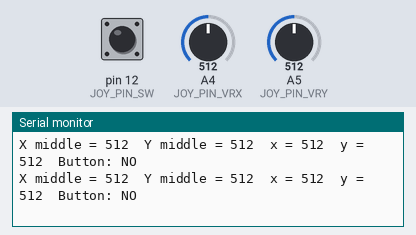
Simulated run of this sketch. Board: Arduino Uno, built with avr-gcc and run on an emulated ATmega328P. Shown: the last lines printed to the serial monitor. The test bench sets the inputs (shaded band); at power-on: A4 (JOY_PIN_VRX) = 512, A5 (JOY_PIN_VRY) = 512, pin 12 (JOY_PIN_SW) HIGH.

Above: at 1.2 s.
1.3 s: A4 (JOY_PIN_VRX) set to 110
At 1.37 s:
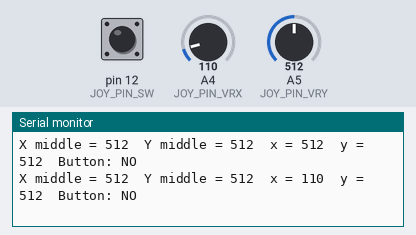
4.3 s: A4 (JOY_PIN_VRX) set to 91
At 4.33 s:
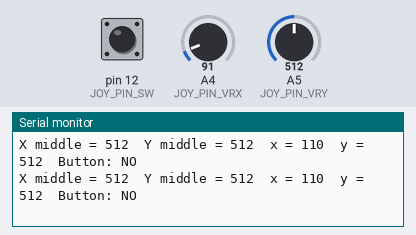
7.3 s: A5 (JOY_PIN_VRY) set to 108
At 7.31 s:
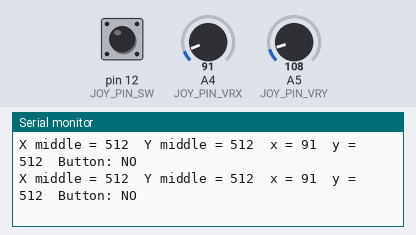
10.3 s: A5 (JOY_PIN_VRY) set to 95
At 10.33 s:
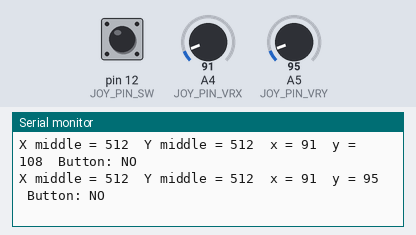
Timing chart, 0 to 13.3 s (numbered marks = the images above; inputs shaded):
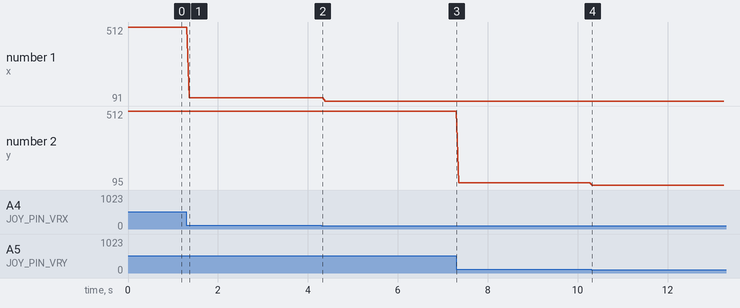

Measured:
- after the input at 1.3 s, the serial monitor: prints a new line after 0.06 s (image 1)
- after the input at 10.3 s, the serial monitor: prints a new line at once (image 4)
- plotted number 1: 512 → 110 after the input at 1.3 s, 110 → 91 after the input at 4.3 s
- plotted number 2: 512 → 108 after the input at 7.3 s, 108 → 95 after the input at 10.3 s

The sketch:

joy.ino
```cpp
#define JOY_PIN_VRX 4  // пин A4
#define JOY_PIN_VRY 5  // пин A5
#define JOY_PIN_SW 12  // пин D12

// "мёртвая зона" джойстика
#define JOY_DEADZONE 25 // 511 +/- 25

int joyMiddleX;
int joyMiddleY;

void setup() {
  Serial.begin(9600);

  pinMode(JOY_PIN_VRX, INPUT);
  pinMode(JOY_PIN_VRY, INPUT);
  pinMode(JOY_PIN_SW, INPUT_PULLUP);

  // калибруем ноль джойстика при запуске
  // у китайских он бывает диапазоне 400-600
  joyMiddleX = analogRead(JOY_PIN_VRX);
  joyMiddleY = analogRead(JOY_PIN_VRY);
}

void loop() {
  Serial.print("X middle = ");
  Serial.print(joyMiddleX);
  Serial.print("\t");

  Serial.print("Y middle = ");
  Serial.print(joyMiddleY);
  Serial.print("\t");

  Serial.print("x = ");
  Serial.print(analogRead(JOY_PIN_VRX));
  Serial.print("\t");

  Serial.print("y = ");
  Serial.print(analogRead(JOY_PIN_VRY));
  Serial.print("\t");

  if (!digitalRead(JOY_PIN_SW))
    Serial.print("Button: YES");
  else
    Serial.print("Button: NO");

  Serial.print("\n");
}
```
